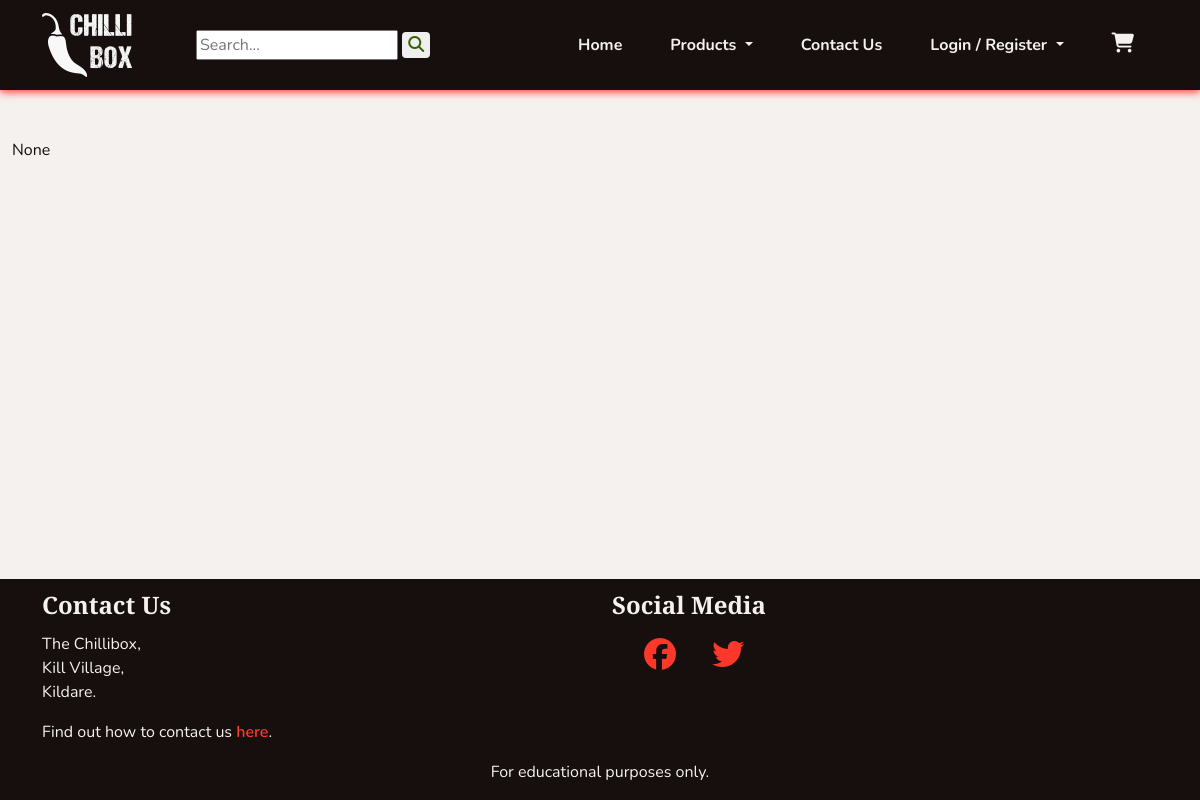
The app's page /cart/view_held/, older data.
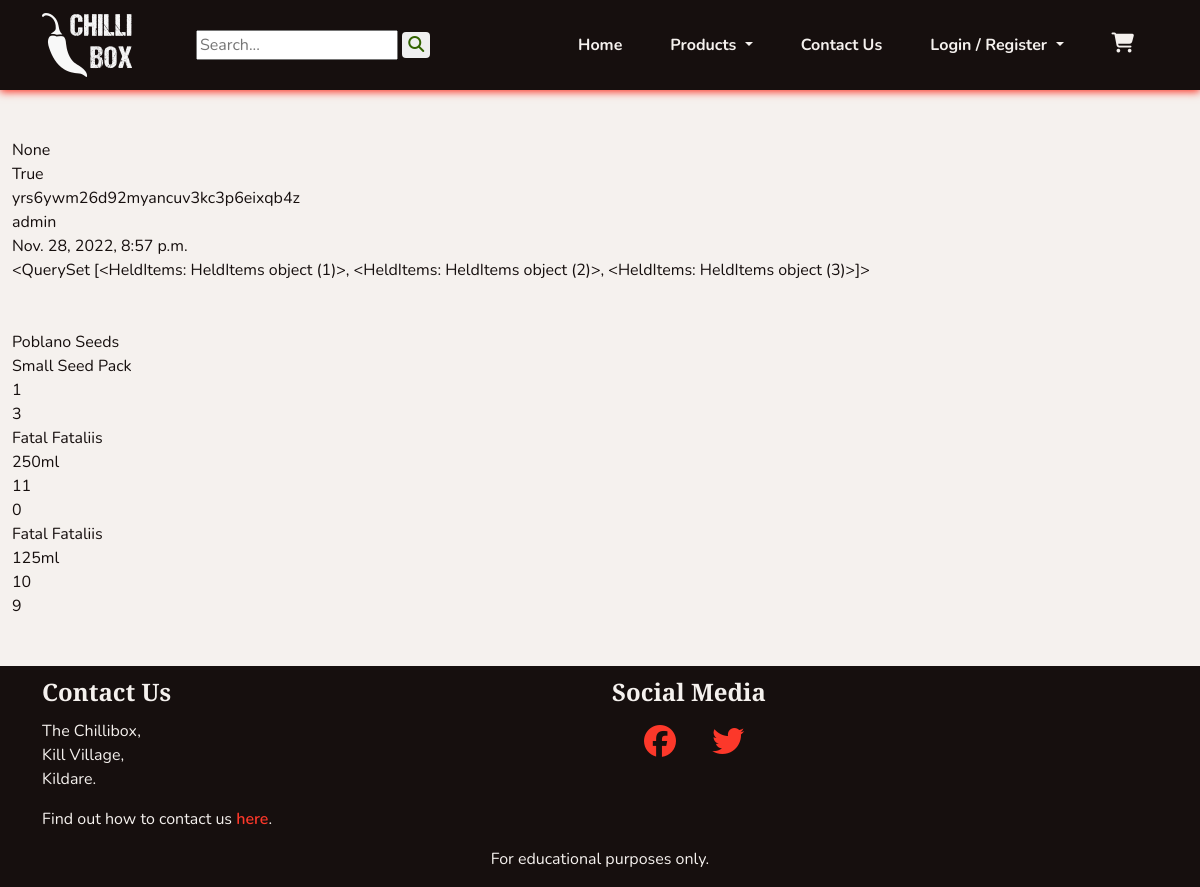
The same page, newer data.
### cart/models.py (models this page shows, shortened)
class HeldCart(models.Model):
    cart_key = models.CharField(max_length=80)
    owner = models.ForeignKey(User, on_delete=models.SET_NULL, null=True,
                              blank=True)
    hold_time_start = models.DateTimeField(auto_now=True)
    def check_time(self):
        time_passed = (timezone.now() - self.hold_time_start)
        return (time_passed.total_seconds() / 60.0) > settings.CART_HOLD_TIME_MINUTES

class HeldItems(models.Model):
    cart = models.ForeignKey(HeldCart, on_delete=models.CASCADE,
                             related_name='held_items')
    product = models.ForeignKey(Product, on_delete=models.CASCADE)
    variant = models.ForeignKey(Variant, on_delete=models.CASCADE,
                                related_name='held_stock')
    qty = models.PositiveIntegerField(default=0)
    added_on = models.DateTimeField(auto_now=True)

### products/models.py (models this page shows, shortened)
class Product(models.Model):
    category = models.ForeignKey(Category, on_delete=models.SET_NULL,
                                 null=True, blank=True, related_name='product')
    subcategory = models.ForeignKey(SubCategory, on_delete=models.SET_NULL,
                                    null=True, blank=True)
    name = models.CharField(max_length=255)
    slug = models.SlugField()
    description = models.TextField(null=True, blank=True,
                                   help_text='Include a description for the \
                                   product\'s page.')
    excerpt = models.TextField(null=True, blank=True, help_text='Include a \
                               brief summary of the product.')
    ingredients = models.CharField(max_length=140, null=True, blank=True,
                                   help_text='For sauces, please include the \
                                   ingredients.')
    growth_time = models.CharField(max_length=140, null=True, blank=True,
                                   help_text='For seeds, please include the \
                                   growth time to maturity.')
    heat_level = models.CharField(max_length=140, null=True, blank=True,
                                  help_text='In scovilles or more generally \
                                  (eg \'hot\') where appropriate.')
    box_contents = models.ManyToManyField('self', blank=True, help_text='Add \
                                          products for seed and sauce boxes.')
    image = models.ImageField(upload_to='uploads/', null=True, blank=True)
    thumbnail = models.ImageField(upload_to='uploads/', null=True, blank=True,
                                  help_text='If not added, will be \
                                  auto-generated from image.')
    added_on = models.DateField(auto_now_add=True)
    class Meta:
        ordering = ('name',)
        get_latest_by = ('added_on',)
    def __str__(self):
        return self.name

class Variant(models.Model):
    product = models.ForeignKey(Product, on_delete=models.CASCADE, related_name='variants')
    size = models.CharField(max_length=80)
    price = models.DecimalField(max_digits=5, decimal_places=2)
    current_stock = models.PositiveIntegerField(default=0,
                                                help_text='Default is 0.')
    in_stock = models.BooleanField(default=False,
                                   help_text='Updates when current stock \
                                   updated.')
    class Meta:
        verbose_name_plural = 'Variants'
    def __str__(self):
        return self.size

### cart/views.py (the view)
# urls.py: path('view_held/', views.ViewHeld.as_view())
class ViewHeld(View):
    def get(self, request):
        session_key = request.session.session_key
        held_items = HeldCart.objects.all()
        template_name = 'cart/view_held.html'
        context = {
            'held_items': held_items,
            'session_key': session_key,
            }
        return render(request, template_name, context)

### cart/contexts.py (called while the page is built, shortened)
def cart_contents(request):
    cart_items = []
    total = 0
    product_count = 0
    cart = request.session.get('cart', {})
    if total < settings.FREE_DELIVERY_THRESHOLD:
        delivery = Decimal(settings.STANDARD_DELIVERY_COST)
        free_delivery_delta = settings.FREE_DELIVERY_THRESHOLD - total
    else:
        delivery = 0
        free_delivery_delta = 0
    grand_total = delivery + total
    context = {
        'cart_items': cart_items,
        'total': total,
        'product_count': product_count,
        'delivery': delivery,
        'free_delivery_delta': free_delivery_delta,
        'free_delivery_threshold': settings.FREE_DELIVERY_THRESHOLD,
        'grand_total': grand_total,
    }
    return context

### cart/templates/cart/view_held.html (shortened to what this page needs)
{% extends 'base.html' %}
{% block content %}
{{ session_key }}
<br>
{% for held_cart in held_items %}
{{ held_cart.check_time }}
<br>
{{ held_cart.cart_key }}
<br>
{{ held_cart.owner }}
<br>
{{ held_cart.hold_time_start }}
<br>
{{ held_cart.held_items.all }}
<br>
<br>
<br>
{% for item in held_cart.held_items.all %}
{{ item.product }}
<br>
{{ item.variant }}
<br>
{{ item.variant.id }}
<br>
{{ item.qty }}
<br>
{% endfor %}
{% endfor %}
{% endblock %}

Row changes from the older to the newer data that the page shows:
added HeldCart: check_time "True", cart_key "yrs6ywm26d92myancuv3kc3p6eixqb4z", owner "admin", hold_time_start "Nov. 28, 2022, 8:57 p.m.", held_items.all "<QuerySet [<HeldItems: HeldItems object (1)>, <HeldItems: HeldItems object (2)>, <HeldItems: HeldItems object (3)>]>"
added HeldItems: product "Poblano Seeds", variant "Small Seed Pack", variant.id "1", qty "3"
added HeldItems: product "Fatal Fataliis", variant "250ml", variant.id "11", qty "0"
added HeldItems: product "Fatal Fataliis", variant "125ml", variant.id "10", qty "9"
